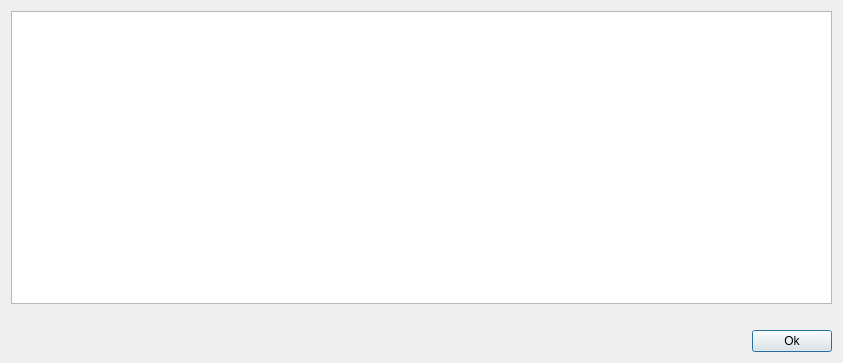
<?xml version="1.0" encoding="UTF-8"?>
<ui version="4.0">
 <class>viewracers</class>
 <widget class="QDialog" name="viewracers">
  <property name="windowModality">
   <enum>Qt::ApplicationModal</enum>
  </property>
  <property name="geometry">
   <rect>
    <x>0</x>
    <y>0</y>
    <width>843</width>
    <height>363</height>
   </rect>
  </property>
  <property name="windowTitle">
   <string>View Racers</string>
  </property>
  <property name="windowIcon">
   <iconset>
    <normaloff>../Documents/pine.ico</normaloff>../Documents/pine.ico</iconset>
  </property>
  <layout class="QHBoxLayout" name="horizontalLayout_2">
   <item>
    <layout class="QHBoxLayout" name="horizontalLayout">
     <item>
      <layout class="QVBoxLayout" name="verticalLayout">
       <item>
        <widget class="QTableWidget" name="tableWidget">
         <property name="editTriggers">
          <set>QAbstractItemView::NoEditTriggers</set>
         </property>
         <property name="selectionBehavior">
          <enum>QAbstractItemView::SelectRows</enum>
         </property>
         <property name="sortingEnabled">
          <bool>true</bool>
         </property>
         <attribute name="verticalHeaderShowSortIndicator" stdset="0">
          <bool>true</bool>
         </attribute>
        </widget>
       </item>
       <item>
        <spacer name="horizontalSpacer">
         <property name="orientation">
          <enum>Qt::Horizontal</enum>
         </property>
         <property name="sizeHint" stdset="0">
          <size>
           <width>40</width>
           <height>20</height>
          </size>
         </property>
        </spacer>
       </item>
       <item>
        <layout class="QHBoxLayout" name="horizontalLayout_3">
         <item>
          <spacer name="horizontalSpacer_2">
           <property name="orientation">
            <enum>Qt::Horizontal</enum>
           </property>
           <property name="sizeHint" stdset="0">
            <size>
             <width>40</width>
             <height>20</height>
            </size>
           </property>
          </spacer>
         </item>
         <item>
          <widget class="QPushButton" name="pushButton">
           <property name="text">
            <string>Ok</string>
           </property>
          </widget>
         </item>
        </layout>
       </item>
      </layout>
     </item>
    </layout>
   </item>
  </layout>
 </widget>
 <resources/>
 <connections/>
</ui>
